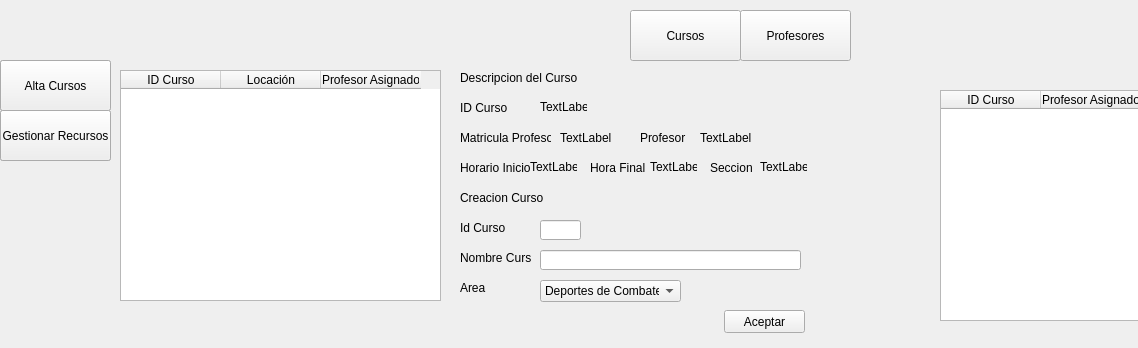
<?xml version="1.0" encoding="UTF-8"?>
<ui version="4.0">
 <class>admArea</class>
 <widget class="QDialog" name="admArea">
  <property name="geometry">
   <rect>
    <x>0</x>
    <y>0</y>
    <width>1138</width>
    <height>348</height>
   </rect>
  </property>
  <property name="windowTitle">
   <string>Dialog</string>
  </property>
  <widget class="QToolButton" name="tbEdicionA">
   <property name="geometry">
    <rect>
     <x>0</x>
     <y>110</y>
     <width>111</width>
     <height>51</height>
    </rect>
   </property>
   <property name="text">
    <string>Edicion</string>
   </property>
  </widget>
  <widget class="QToolButton" name="tbAlta">
   <property name="geometry">
    <rect>
     <x>0</x>
     <y>60</y>
     <width>111</width>
     <height>51</height>
    </rect>
   </property>
   <property name="text">
    <string>Alta</string>
   </property>
  </widget>
  <widget class="QWidget" name="edicion" native="true">
   <property name="geometry">
    <rect>
     <x>930</x>
     <y>60</y>
     <width>731</width>
     <height>281</height>
    </rect>
   </property>
   <widget class="QLabel" name="label_11">
    <property name="geometry">
     <rect>
      <x>330</x>
      <y>40</y>
      <width>47</width>
      <height>13</height>
     </rect>
    </property>
    <property name="text">
     <string>Matricula</string>
    </property>
   </widget>
   <widget class="QLabel" name="cMatricula">
    <property name="geometry">
     <rect>
      <x>410</x>
      <y>40</y>
      <width>111</width>
      <height>16</height>
     </rect>
    </property>
    <property name="text">
     <string>cMatricula</string>
    </property>
   </widget>
   <widget class="QLabel" name="label_12">
    <property name="geometry">
     <rect>
      <x>330</x>
      <y>100</y>
      <width>47</width>
      <height>13</height>
     </rect>
    </property>
    <property name="text">
     <string>Nombre</string>
    </property>
   </widget>
   <widget class="QLineEdit" name="cNombre">
    <property name="geometry">
     <rect>
      <x>410</x>
      <y>100</y>
      <width>113</width>
      <height>20</height>
     </rect>
    </property>
   </widget>
   <widget class="QLabel" name="label_13">
    <property name="geometry">
     <rect>
      <x>330</x>
      <y>130</y>
      <width>81</width>
      <height>16</height>
     </rect>
    </property>
    <property name="text">
     <string>Apellido Paterno</string>
    </property>
   </widget>
   <widget class="QLineEdit" name="cAP">
    <property name="geometry">
     <rect>
      <x>410</x>
      <y>130</y>
      <width>113</width>
      <height>20</height>
     </rect>
    </property>
   </widget>
   <widget class="QLineEdit" name="cAM">
    <property name="geometry">
     <rect>
      <x>610</x>
      <y>130</y>
      <width>113</width>
      <height>20</height>
     </rect>
    </property>
   </widget>
   <widget class="QLabel" name="label_14">
    <property name="geometry">
     <rect>
      <x>530</x>
      <y>130</y>
      <width>81</width>
      <height>16</height>
     </rect>
    </property>
    <property name="text">
     <string>Apellido Materno</string>
    </property>
   </widget>
   <widget class="QLabel" name="label_15">
    <property name="geometry">
     <rect>
      <x>330</x>
      <y>160</y>
      <width>81</width>
      <height>16</height>
     </rect>
    </property>
    <property name="text">
     <string>Email</string>
    </property>
   </widget>
   <widget class="QLineEdit" name="cCorreo">
    <property name="geometry">
     <rect>
      <x>410</x>
      <y>160</y>
      <width>113</width>
      <height>20</height>
     </rect>
    </property>
   </widget>
   <widget class="QLabel" name="label_16">
    <property name="geometry">
     <rect>
      <x>530</x>
      <y>160</y>
      <width>81</width>
      <height>16</height>
     </rect>
    </property>
    <property name="text">
     <string>Celular</string>
    </property>
   </widget>
   <widget class="QLineEdit" name="cCelular">
    <property name="geometry">
     <rect>
      <x>610</x>
      <y>160</y>
      <width>113</width>
      <height>20</height>
     </rect>
    </property>
   </widget>
   <widget class="QLabel" name="label_17">
    <property name="geometry">
     <rect>
      <x>330</x>
      <y>70</y>
      <width>47</width>
      <height>13</height>
     </rect>
    </property>
    <property name="text">
     <string>Edad</string>
    </property>
   </widget>
   <widget class="QLabel" name="cEdad">
    <property name="geometry">
     <rect>
      <x>410</x>
      <y>70</y>
      <width>111</width>
      <height>20</height>
     </rect>
    </property>
    <property name="text">
     <string>cEdad</string>
    </property>
   </widget>
   <widget class="QPushButton" name="btnActualizar">
    <property name="geometry">
     <rect>
      <x>610</x>
      <y>200</y>
      <width>111</width>
      <height>23</height>
     </rect>
    </property>
    <property name="text">
     <string>Actualizar</string>
    </property>
   </widget>
   <widget class="QTableWidget" name="lEmpleados">
    <property name="geometry">
     <rect>
      <x>10</x>
      <y>30</y>
      <width>301</width>
      <height>231</height>
     </rect>
    </property>
    <property name="styleSheet">
     <string notr="true">font: 10pt &quot;Microsoft YaHei&quot;;</string>
    </property>
    <property name="editTriggers">
     <set>QAbstractItemView::NoEditTriggers</set>
    </property>
    <property name="defaultDropAction">
     <enum>Qt::IgnoreAction</enum>
    </property>
    <property name="selectionMode">
     <enum>QAbstractItemView::SingleSelection</enum>
    </property>
    <property name="selectionBehavior">
     <enum>QAbstractItemView::SelectRows</enum>
    </property>
    <property name="sortingEnabled">
     <bool>true</bool>
    </property>
    <column>
     <property name="text">
      <string>Clave</string>
     </property>
    </column>
    <column>
     <property name="text">
      <string>Nombre</string>
     </property>
    </column>
    <column>
     <property name="text">
      <string>Area</string>
     </property>
    </column>
   </widget>
  </widget>
  <widget class="QWidget" name="alta" native="true">
   <property name="geometry">
    <rect>
     <x>930</x>
     <y>60</y>
     <width>731</width>
     <height>281</height>
    </rect>
   </property>
   <widget class="QLineEdit" name="tMatricula">
    <property name="geometry">
     <rect>
      <x>120</x>
      <y>40</y>
      <width>201</width>
      <height>20</height>
     </rect>
    </property>
   </widget>
   <widget class="QLabel" name="label">
    <property name="geometry">
     <rect>
      <x>30</x>
      <y>40</y>
      <width>47</width>
      <height>13</height>
     </rect>
    </property>
    <property name="text">
     <string>Matricula</string>
    </property>
   </widget>
   <widget class="QLineEdit" name="tNombre">
    <property name="geometry">
     <rect>
      <x>120</x>
      <y>80</y>
      <width>113</width>
      <height>20</height>
     </rect>
    </property>
   </widget>
   <widget class="QLineEdit" name="tApaterno">
    <property name="geometry">
     <rect>
      <x>120</x>
      <y>120</y>
      <width>113</width>
      <height>20</height>
     </rect>
    </property>
   </widget>
   <widget class="QLineEdit" name="tAmaterno">
    <property name="geometry">
     <rect>
      <x>340</x>
      <y>120</y>
      <width>113</width>
      <height>20</height>
     </rect>
    </property>
   </widget>
   <widget class="QLabel" name="label_2">
    <property name="geometry">
     <rect>
      <x>30</x>
      <y>80</y>
      <width>47</width>
      <height>13</height>
     </rect>
    </property>
    <property name="text">
     <string>Nombre</string>
    </property>
   </widget>
   <widget class="QLabel" name="label_3">
    <property name="geometry">
     <rect>
      <x>30</x>
      <y>120</y>
      <width>91</width>
      <height>16</height>
     </rect>
    </property>
    <property name="text">
     <string>Apellido Paterno:</string>
    </property>
   </widget>
   <widget class="QLabel" name="label_4">
    <property name="geometry">
     <rect>
      <x>250</x>
      <y>120</y>
      <width>91</width>
      <height>16</height>
     </rect>
    </property>
    <property name="text">
     <string>Apellido Materno</string>
    </property>
   </widget>
   <widget class="QLabel" name="label_5">
    <property name="geometry">
     <rect>
      <x>250</x>
      <y>80</y>
      <width>91</width>
      <height>16</height>
     </rect>
    </property>
    <property name="text">
     <string>Edad</string>
    </property>
   </widget>
   <widget class="QSpinBox" name="sEdad">
    <property name="geometry">
     <rect>
      <x>340</x>
      <y>80</y>
      <width>42</width>
      <height>20</height>
     </rect>
    </property>
   </widget>
   <widget class="QLabel" name="label_6">
    <property name="geometry">
     <rect>
      <x>30</x>
      <y>200</y>
      <width>91</width>
      <height>16</height>
     </rect>
    </property>
    <property name="text">
     <string>Contraseña:</string>
    </property>
   </widget>
   <widget class="QLineEdit" name="tClave">
    <property name="geometry">
     <rect>
      <x>120</x>
      <y>200</y>
      <width>113</width>
      <height>20</height>
     </rect>
    </property>
   </widget>
   <widget class="QLabel" name="label_7">
    <property name="geometry">
     <rect>
      <x>250</x>
      <y>200</y>
      <width>91</width>
      <height>16</height>
     </rect>
    </property>
    <property name="text">
     <string>Contraseña:</string>
    </property>
   </widget>
   <widget class="QLineEdit" name="tClaveC">
    <property name="geometry">
     <rect>
      <x>340</x>
      <y>200</y>
      <width>113</width>
      <height>20</height>
     </rect>
    </property>
   </widget>
   <widget class="QLabel" name="label_8">
    <property name="geometry">
     <rect>
      <x>460</x>
      <y>200</y>
      <width>91</width>
      <height>16</height>
     </rect>
    </property>
    <property name="text">
     <string>(Confirmación)</string>
    </property>
   </widget>
   <widget class="QPushButton" name="btnConfirmar">
    <property name="geometry">
     <rect>
      <x>344</x>
      <y>250</y>
      <width>111</width>
      <height>23</height>
     </rect>
    </property>
    <property name="text">
     <string>Confirmar</string>
    </property>
   </widget>
   <widget class="QLabel" name="label_9">
    <property name="geometry">
     <rect>
      <x>30</x>
      <y>160</y>
      <width>91</width>
      <height>16</height>
     </rect>
    </property>
    <property name="text">
     <string>Email</string>
    </property>
   </widget>
   <widget class="QLineEdit" name="tCorreo">
    <property name="geometry">
     <rect>
      <x>120</x>
      <y>160</y>
      <width>111</width>
      <height>20</height>
     </rect>
    </property>
   </widget>
   <widget class="QLabel" name="label_10">
    <property name="geometry">
     <rect>
      <x>250</x>
      <y>160</y>
      <width>91</width>
      <height>16</height>
     </rect>
    </property>
    <property name="text">
     <string>Celular:</string>
    </property>
   </widget>
   <widget class="QLineEdit" name="tCelular">
    <property name="geometry">
     <rect>
      <x>340</x>
      <y>160</y>
      <width>111</width>
      <height>20</height>
     </rect>
    </property>
   </widget>
  </widget>
  <widget class="QToolButton" name="tbCursos">
   <property name="geometry">
    <rect>
     <x>630</x>
     <y>10</y>
     <width>111</width>
     <height>51</height>
    </rect>
   </property>
   <property name="text">
    <string>Cursos</string>
   </property>
  </widget>
  <widget class="QToolButton" name="tbProfesores">
   <property name="geometry">
    <rect>
     <x>740</x>
     <y>10</y>
     <width>111</width>
     <height>51</height>
    </rect>
   </property>
   <property name="text">
    <string>Profesores</string>
   </property>
  </widget>
  <widget class="QWidget" name="altaCursos" native="true">
   <property name="geometry">
    <rect>
     <x>110</x>
     <y>60</y>
     <width>731</width>
     <height>281</height>
    </rect>
   </property>
   <widget class="QTableWidget" name="lCursos">
    <property name="geometry">
     <rect>
      <x>10</x>
      <y>10</y>
      <width>321</width>
      <height>231</height>
     </rect>
    </property>
    <property name="styleSheet">
     <string notr="true">font: 10pt &quot;Microsoft YaHei&quot;;</string>
    </property>
    <property name="editTriggers">
     <set>QAbstractItemView::NoEditTriggers</set>
    </property>
    <property name="defaultDropAction">
     <enum>Qt::IgnoreAction</enum>
    </property>
    <property name="selectionMode">
     <enum>QAbstractItemView::SingleSelection</enum>
    </property>
    <property name="selectionBehavior">
     <enum>QAbstractItemView::SelectRows</enum>
    </property>
    <property name="sortingEnabled">
     <bool>true</bool>
    </property>
    <column>
     <property name="text">
      <string>ID Curso</string>
     </property>
    </column>
    <column>
     <property name="text">
      <string>Locación</string>
     </property>
    </column>
    <column>
     <property name="text">
      <string>Profesor Asignado</string>
     </property>
    </column>
   </widget>
   <widget class="QLabel" name="lCurso">
    <property name="geometry">
     <rect>
      <x>350</x>
      <y>40</y>
      <width>71</width>
      <height>16</height>
     </rect>
    </property>
    <property name="text">
     <string>ID Curso</string>
    </property>
   </widget>
   <widget class="QLabel" name="lidCurso">
    <property name="geometry">
     <rect>
      <x>430</x>
      <y>40</y>
      <width>47</width>
      <height>13</height>
     </rect>
    </property>
    <property name="text">
     <string>TextLabel</string>
    </property>
   </widget>
   <widget class="QLabel" name="lCurso_2">
    <property name="geometry">
     <rect>
      <x>350</x>
      <y>70</y>
      <width>91</width>
      <height>16</height>
     </rect>
    </property>
    <property name="text">
     <string>Matricula Profesor</string>
    </property>
   </widget>
   <widget class="QLabel" name="lmProfesor">
    <property name="geometry">
     <rect>
      <x>450</x>
      <y>70</y>
      <width>71</width>
      <height>16</height>
     </rect>
    </property>
    <property name="text">
     <string>TextLabel</string>
    </property>
   </widget>
   <widget class="QLabel" name="lCurso_4">
    <property name="geometry">
     <rect>
      <x>530</x>
      <y>70</y>
      <width>91</width>
      <height>16</height>
     </rect>
    </property>
    <property name="text">
     <string>Profesor</string>
    </property>
   </widget>
   <widget class="QLabel" name="lnomProfesor">
    <property name="geometry">
     <rect>
      <x>590</x>
      <y>70</y>
      <width>71</width>
      <height>16</height>
     </rect>
    </property>
    <property name="text">
     <string>TextLabel</string>
    </property>
   </widget>
   <widget class="QLabel" name="label_25">
    <property name="geometry">
     <rect>
      <x>350</x>
      <y>10</y>
      <width>141</width>
      <height>16</height>
     </rect>
    </property>
    <property name="text">
     <string>Descripcion del Curso</string>
    </property>
   </widget>
   <widget class="QLabel" name="lCurso_3">
    <property name="geometry">
     <rect>
      <x>350</x>
      <y>100</y>
      <width>71</width>
      <height>16</height>
     </rect>
    </property>
    <property name="text">
     <string>Horario Inicio</string>
    </property>
   </widget>
   <widget class="QLabel" name="lHorario">
    <property name="geometry">
     <rect>
      <x>420</x>
      <y>100</y>
      <width>47</width>
      <height>13</height>
     </rect>
    </property>
    <property name="text">
     <string>TextLabel</string>
    </property>
   </widget>
   <widget class="QLabel" name="lCurso_5">
    <property name="geometry">
     <rect>
      <x>480</x>
      <y>100</y>
      <width>71</width>
      <height>16</height>
     </rect>
    </property>
    <property name="text">
     <string>Hora Final</string>
    </property>
   </widget>
   <widget class="QLabel" name="lHorarioF">
    <property name="geometry">
     <rect>
      <x>540</x>
      <y>100</y>
      <width>47</width>
      <height>13</height>
     </rect>
    </property>
    <property name="text">
     <string>TextLabel</string>
    </property>
   </widget>
   <widget class="QLabel" name="lCurso_6">
    <property name="geometry">
     <rect>
      <x>600</x>
      <y>100</y>
      <width>71</width>
      <height>16</height>
     </rect>
    </property>
    <property name="text">
     <string>Seccion</string>
    </property>
   </widget>
   <widget class="QLabel" name="lSeccion">
    <property name="geometry">
     <rect>
      <x>650</x>
      <y>100</y>
      <width>47</width>
      <height>13</height>
     </rect>
    </property>
    <property name="text">
     <string>TextLabel</string>
    </property>
   </widget>
   <widget class="QLabel" name="label_26">
    <property name="geometry">
     <rect>
      <x>350</x>
      <y>130</y>
      <width>141</width>
      <height>16</height>
     </rect>
    </property>
    <property name="text">
     <string>Creacion Curso</string>
    </property>
   </widget>
   <widget class="QLabel" name="label_27">
    <property name="geometry">
     <rect>
      <x>350</x>
      <y>190</y>
      <width>71</width>
      <height>16</height>
     </rect>
    </property>
    <property name="text">
     <string>Nombre Curso</string>
    </property>
   </widget>
   <widget class="QLineEdit" name="cNombreCurso">
    <property name="geometry">
     <rect>
      <x>430</x>
      <y>190</y>
      <width>261</width>
      <height>20</height>
     </rect>
    </property>
   </widget>
   <widget class="QLabel" name="label_37">
    <property name="geometry">
     <rect>
      <x>350</x>
      <y>220</y>
      <width>71</width>
      <height>16</height>
     </rect>
    </property>
    <property name="text">
     <string>Area</string>
    </property>
   </widget>
   <widget class="QComboBox" name="cbArea">
    <property name="geometry">
     <rect>
      <x>430</x>
      <y>220</y>
      <width>141</width>
      <height>22</height>
     </rect>
    </property>
    <item>
     <property name="text">
      <string>Deportes de Combate</string>
     </property>
    </item>
    <item>
     <property name="text">
      <string>Escuela de Gimnasia</string>
     </property>
    </item>
    <item>
     <property name="text">
      <string>Centro Acuatico</string>
     </property>
    </item>
   </widget>
   <widget class="QLabel" name="label_38">
    <property name="geometry">
     <rect>
      <x>350</x>
      <y>160</y>
      <width>71</width>
      <height>16</height>
     </rect>
    </property>
    <property name="text">
     <string>Id Curso</string>
    </property>
   </widget>
   <widget class="QLineEdit" name="cIdCurso">
    <property name="geometry">
     <rect>
      <x>430</x>
      <y>160</y>
      <width>41</width>
      <height>20</height>
     </rect>
    </property>
   </widget>
   <widget class="QPushButton" name="pushButton">
    <property name="geometry">
     <rect>
      <x>614</x>
      <y>250</y>
      <width>81</width>
      <height>23</height>
     </rect>
    </property>
    <property name="text">
     <string>Aceptar</string>
    </property>
   </widget>
  </widget>
  <widget class="QToolButton" name="tbCreacionCurso">
   <property name="geometry">
    <rect>
     <x>0</x>
     <y>60</y>
     <width>111</width>
     <height>51</height>
    </rect>
   </property>
   <property name="text">
    <string>Alta Cursos</string>
   </property>
  </widget>
  <widget class="QToolButton" name="tbGestionarCursos">
   <property name="geometry">
    <rect>
     <x>0</x>
     <y>110</y>
     <width>111</width>
     <height>51</height>
    </rect>
   </property>
   <property name="text">
    <string>Gestionar Recursos</string>
   </property>
  </widget>
  <widget class="QWidget" name="gestionCursos" native="true">
   <property name="geometry">
    <rect>
     <x>930</x>
     <y>60</y>
     <width>731</width>
     <height>281</height>
    </rect>
   </property>
   <widget class="QTableWidget" name="lCursos_4">
    <property name="geometry">
     <rect>
      <x>10</x>
      <y>30</y>
      <width>321</width>
      <height>231</height>
     </rect>
    </property>
    <property name="styleSheet">
     <string notr="true">font: 10pt &quot;Microsoft YaHei&quot;;</string>
    </property>
    <property name="editTriggers">
     <set>QAbstractItemView::NoEditTriggers</set>
    </property>
    <property name="defaultDropAction">
     <enum>Qt::IgnoreAction</enum>
    </property>
    <property name="selectionMode">
     <enum>QAbstractItemView::SingleSelection</enum>
    </property>
    <property name="selectionBehavior">
     <enum>QAbstractItemView::SelectRows</enum>
    </property>
    <property name="sortingEnabled">
     <bool>true</bool>
    </property>
    <column>
     <property name="text">
      <string>ID Curso</string>
     </property>
    </column>
    <column>
     <property name="text">
      <string>Profesor Asignado</string>
     </property>
    </column>
   </widget>
   <widget class="QLabel" name="lCurso_19">
    <property name="geometry">
     <rect>
      <x>350</x>
      <y>60</y>
      <width>71</width>
      <height>16</height>
     </rect>
    </property>
    <property name="text">
     <string>ID Curso</string>
    </property>
   </widget>
   <widget class="QLabel" name="lidCurso_4">
    <property name="geometry">
     <rect>
      <x>430</x>
      <y>60</y>
      <width>47</width>
      <height>13</height>
     </rect>
    </property>
    <property name="text">
     <string>TextLabel</string>
    </property>
   </widget>
   <widget class="QLabel" name="lCurso_20">
    <property name="geometry">
     <rect>
      <x>350</x>
      <y>90</y>
      <width>91</width>
      <height>16</height>
     </rect>
    </property>
    <property name="text">
     <string>Matricula Profesor</string>
    </property>
   </widget>
   <widget class="QLabel" name="lmProfesor_4">
    <property name="geometry">
     <rect>
      <x>450</x>
      <y>90</y>
      <width>71</width>
      <height>16</height>
     </rect>
    </property>
    <property name="text">
     <string>TextLabel</string>
    </property>
   </widget>
   <widget class="QLabel" name="lCurso_21">
    <property name="geometry">
     <rect>
      <x>530</x>
      <y>90</y>
      <width>91</width>
      <height>16</height>
     </rect>
    </property>
    <property name="text">
     <string>Profesor</string>
    </property>
   </widget>
   <widget class="QLabel" name="lnomProfesor_4">
    <property name="geometry">
     <rect>
      <x>590</x>
      <y>90</y>
      <width>71</width>
      <height>16</height>
     </rect>
    </property>
    <property name="text">
     <string>TextLabel</string>
    </property>
   </widget>
   <widget class="QLabel" name="label_34">
    <property name="geometry">
     <rect>
      <x>350</x>
      <y>30</y>
      <width>141</width>
      <height>16</height>
     </rect>
    </property>
    <property name="text">
     <string>Informacion del Curso</string>
    </property>
   </widget>
   <widget class="QLabel" name="lCurso_22">
    <property name="geometry">
     <rect>
      <x>350</x>
      <y>120</y>
      <width>71</width>
      <height>16</height>
     </rect>
    </property>
    <property name="text">
     <string>Horario</string>
    </property>
   </widget>
   <widget class="QLabel" name="lHorario_4">
    <property name="geometry">
     <rect>
      <x>410</x>
      <y>120</y>
      <width>47</width>
      <height>13</height>
     </rect>
    </property>
    <property name="text">
     <string>TextLabel</string>
    </property>
   </widget>
   <widget class="QLabel" name="lCurso_23">
    <property name="geometry">
     <rect>
      <x>480</x>
      <y>120</y>
      <width>71</width>
      <height>16</height>
     </rect>
    </property>
    <property name="text">
     <string>Locacion</string>
    </property>
   </widget>
   <widget class="QLabel" name="lLocacion_7">
    <property name="geometry">
     <rect>
      <x>530</x>
      <y>120</y>
      <width>47</width>
      <height>13</height>
     </rect>
    </property>
    <property name="text">
     <string>TextLabel</string>
    </property>
   </widget>
   <widget class="QLabel" name="lCurso_24">
    <property name="geometry">
     <rect>
      <x>590</x>
      <y>120</y>
      <width>71</width>
      <height>16</height>
     </rect>
    </property>
    <property name="text">
     <string>Seccion</string>
    </property>
   </widget>
   <widget class="QLabel" name="lLocacion_8">
    <property name="geometry">
     <rect>
      <x>640</x>
      <y>120</y>
      <width>47</width>
      <height>13</height>
     </rect>
    </property>
    <property name="text">
     <string>TextLabel</string>
    </property>
   </widget>
   <widget class="QLabel" name="label_35">
    <property name="geometry">
     <rect>
      <x>350</x>
      <y>150</y>
      <width>141</width>
      <height>16</height>
     </rect>
    </property>
    <property name="text">
     <string>Creacion Curso</string>
    </property>
   </widget>
   <widget class="QLabel" name="label_36">
    <property name="geometry">
     <rect>
      <x>350</x>
      <y>180</y>
      <width>71</width>
      <height>16</height>
     </rect>
    </property>
    <property name="text">
     <string>Nombre Curso</string>
    </property>
   </widget>
   <widget class="QLineEdit" name="lineEdit_4">
    <property name="geometry">
     <rect>
      <x>430</x>
      <y>180</y>
      <width>261</width>
      <height>20</height>
     </rect>
    </property>
   </widget>
  </widget>
  <zorder>alta</zorder>
  <zorder>edicion</zorder>
  <zorder>tbEdicionA</zorder>
  <zorder>tbAlta</zorder>
  <zorder>tbCursos</zorder>
  <zorder>tbProfesores</zorder>
  <zorder>altaCursos</zorder>
  <zorder>tbCreacionCurso</zorder>
  <zorder>tbGestionarCursos</zorder>
  <zorder>gestionCursos</zorder>
 </widget>
 <resources/>
 <connections/>
</ui>
